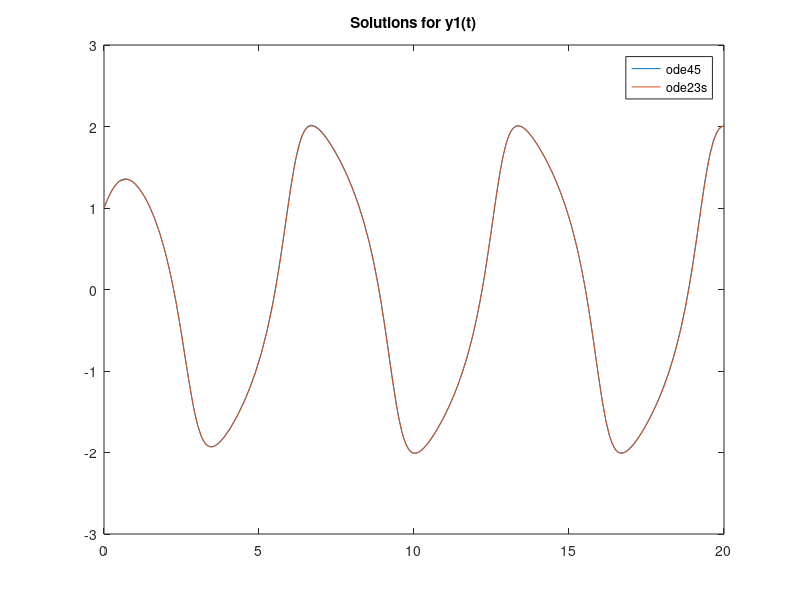

This chart was generated by the following MATLAB code:
% Matt McDade
% ANM 2 
% HW 5 Problem 2

function hw_5_2
    close all; clc;
    
    % y1p = y2;
    % y2p = mu * (1 - y1.^2) * y2 - y1;
    % y1_0 = 1; y2_0 = 1;
    mu = 1;
    f = @(t, y) [y(2); mu * (1 - y(1).^2) * y(2) - y(1)];
    
    tspan = [0 20];
    tol = 10^-3;
    options = odeset('AbsTol',tol,'RelTol',tol);
    y0 = [1 1];
    
    z1 = cputime;
    [t1, y1] = ode45(f, tspan, y0, options);
    z2 = cputime;
    fprintf('CPU time: %f seconds. Number of steps: %d\n',z2-z1,length(t1))
    
    z1 = cputime;
    [t2, y2] = ode23s(f, tspan, y0, options);
    z2 = cputime;
    fprintf('CPU time: %f seconds. Number of steps: %d\n',z2-z1,length(t2))
    
    figure(1)
    plot(t1,y1(:,1),t2,y2(:,1))
    title('Solutions for y1(t)')
    legend('ode45','ode23s')    
end
